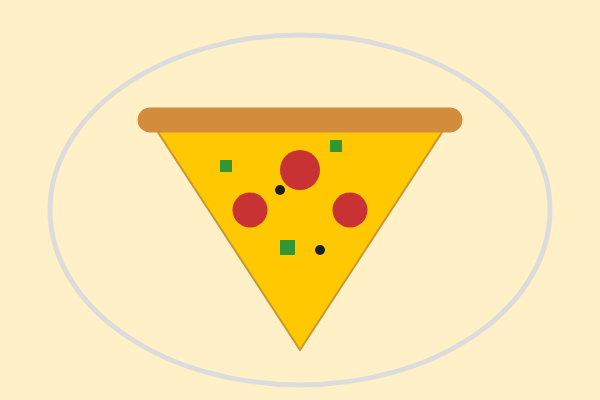
Frame 1 (no input)
Frame 60 (no input): identical to frame 1, image omitted
Frame 120 (the mouse pressed at the canvas centre since frame 60): identical to frame 1, image omitted

The p5.js sketch that drew this single still picture (run headless with seeded random() and noise() and a simulated clock; from frame 60 on, the mouse is pressed at the canvas centre):

// p5.js sketch
// ── sketch.js
function setup() {
  // 1. 캔버스 크기 설정
  createCanvas(600, 400);
  background(255, 240, 200);

  // 2. 피자 도우
  stroke(200, 150, 50); // 테두리 색상
  strokeWeight(2);
  fill(255, 200, 0);    //  치즈색
  triangle(150, 120, 450, 120, 300, 350);

  // 3. 치즈 크러스트
  stroke(210, 140, 60); // 노릇노릇한 빵 색상
  strokeWeight(25);     // 통통한 크러스트
  line(150, 120, 450, 120);

  // 4. 토핑 - 페퍼로니
  noStroke();
  fill(200, 50, 50);
  ellipse(300, 170, 40, 40);
  ellipse(250, 210, 35, 35);
  ellipse(350, 210, 35, 35);

  // 5. 토핑 - 피망 
  fill(50, 150, 50);
  rect(280, 240, 15, 15);
  rect(330, 140, 12, 12);
  rect(220, 160, 12, 12);

  // 6. 토핑 - 올리브
  fill(30);
  ellipse(280, 190, 10, 10);
  ellipse(320, 250, 10, 10);
  
  // 7. 접시
  noFill();
  stroke(220);
  strokeWeight(5);
  ellipse(300, 210, 500, 350);
}

function draw() {
}
